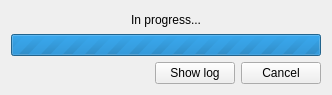
<?xml version="1.0" encoding="UTF-8"?>
<ui version="4.0">
 <class>Dialog</class>
 <widget class="ObsLightGuiProgressDialog" name="Dialog">
  <property name="geometry">
   <rect>
    <x>0</x>
    <y>0</y>
    <width>332</width>
    <height>95</height>
   </rect>
  </property>
  <property name="windowTitle">
   <string>In progress</string>
  </property>
  <property name="locale">
   <locale language="English" country="UnitedStates"/>
  </property>
  <layout class="QVBoxLayout" name="verticalLayout">
   <item>
    <widget class="QLabel" name="label">
     <property name="text">
      <string>In progress...</string>
     </property>
     <property name="alignment">
      <set>Qt::AlignCenter</set>
     </property>
    </widget>
   </item>
   <item>
    <widget class="QProgressBar" name="progressBar">
     <property name="maximum">
      <number>0</number>
     </property>
     <property name="value">
      <number>6668</number>
     </property>
    </widget>
   </item>
   <item>
    <layout class="QHBoxLayout" name="horizontalLayout">
     <item>
      <spacer name="horizontalSpacer">
       <property name="orientation">
        <enum>Qt::Horizontal</enum>
       </property>
       <property name="sizeHint" stdset="0">
        <size>
         <width>40</width>
         <height>20</height>
        </size>
       </property>
      </spacer>
     </item>
     <item>
      <widget class="QPushButton" name="showLogButton">
       <property name="text">
        <string>Show log</string>
       </property>
      </widget>
     </item>
     <item>
      <widget class="QPushButton" name="cancelButton">
       <property name="text">
        <string>Cancel</string>
       </property>
      </widget>
     </item>
    </layout>
   </item>
  </layout>
 </widget>
 <customwidgets>
  <customwidget>
   <class>ObsLightGuiProgressDialog</class>
   <extends>QWidget</extends>
   <header>obslightguiprogressdialog.h</header>
   <container>1</container>
  </customwidget>
 </customwidgets>
 <resources/>
 <connections/>
</ui>
